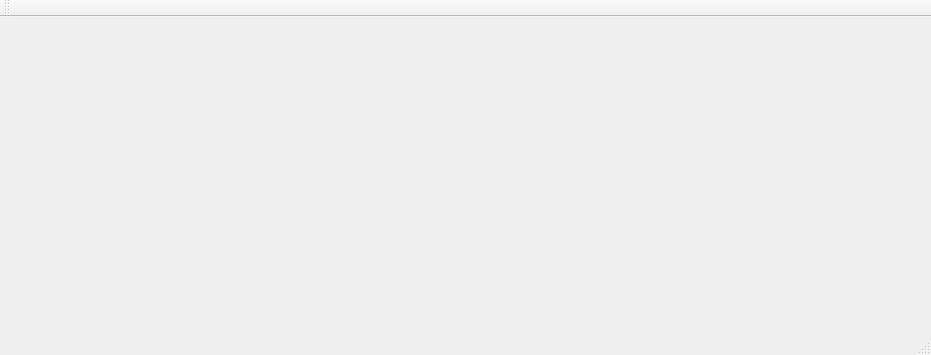
<?xml version="1.0" encoding="UTF-8"?>
<ui version="4.0">
 <class>MainWindow</class>
 <widget class="QMainWindow" name="MainWindow">
  <property name="geometry">
   <rect>
    <x>0</x>
    <y>0</y>
    <width>931</width>
    <height>355</height>
   </rect>
  </property>
  <property name="windowTitle">
   <string>MainWindow</string>
  </property>
  <widget class="QWidget" name="centralWidget">
   <layout class="QHBoxLayout" name="horizontalLayout">
    <item>
     <widget class="QWidget" name="widget" native="true"/>
    </item>
    <item>
     <widget class="QWidget" name="widget_2" native="true"/>
    </item>
   </layout>
  </widget>
  <widget class="QMenuBar" name="menuBar">
   <property name="geometry">
    <rect>
     <x>0</x>
     <y>0</y>
     <width>931</width>
     <height>19</height>
    </rect>
   </property>
  </widget>
  <widget class="QToolBar" name="mainToolBar">
   <attribute name="toolBarArea">
    <enum>TopToolBarArea</enum>
   </attribute>
   <attribute name="toolBarBreak">
    <bool>false</bool>
   </attribute>
  </widget>
  <widget class="QStatusBar" name="statusBar"/>
 </widget>
 <layoutdefault spacing="6" margin="11"/>
 <resources/>
 <connections/>
</ui>
